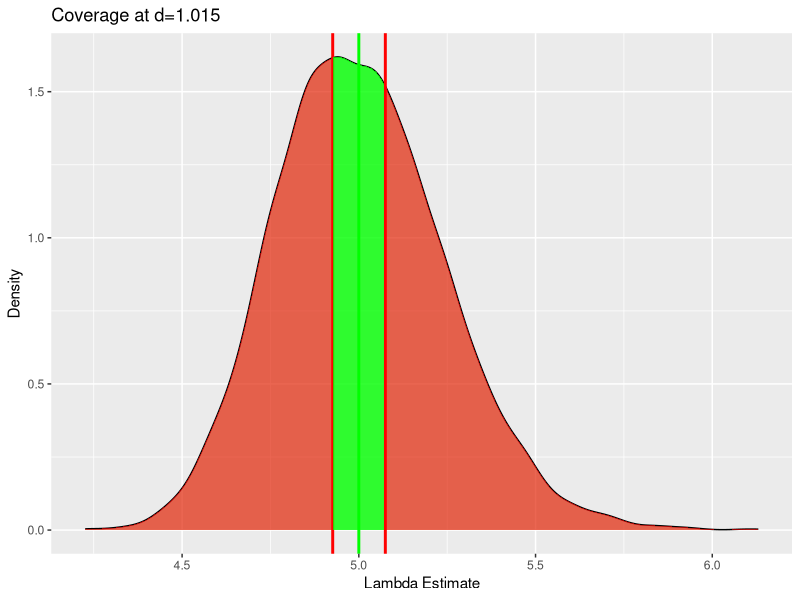
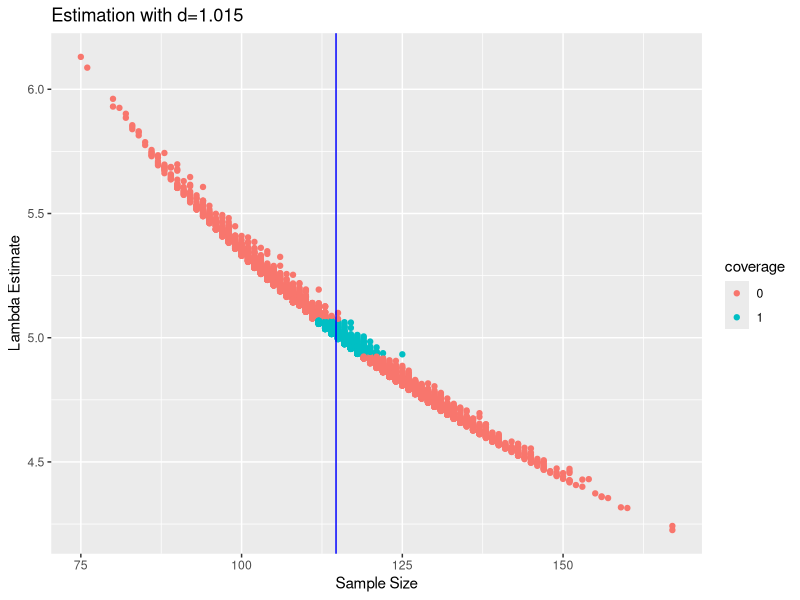
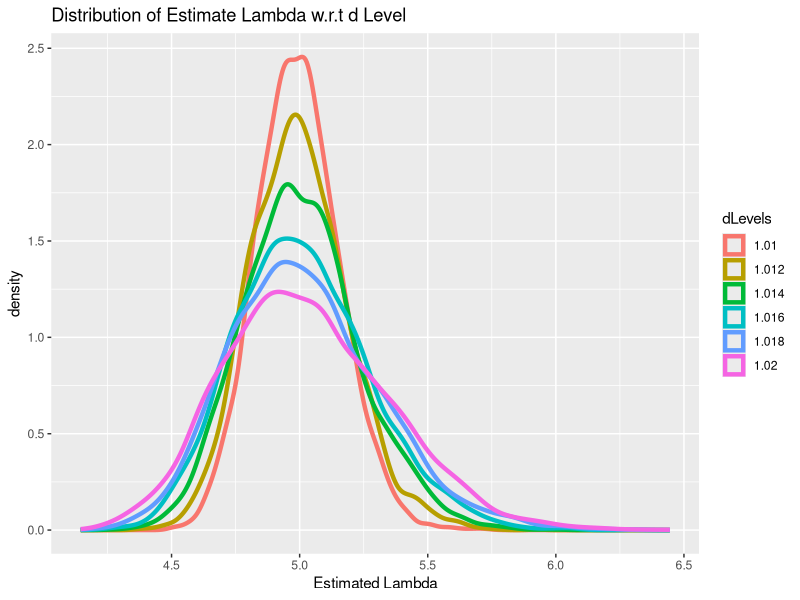
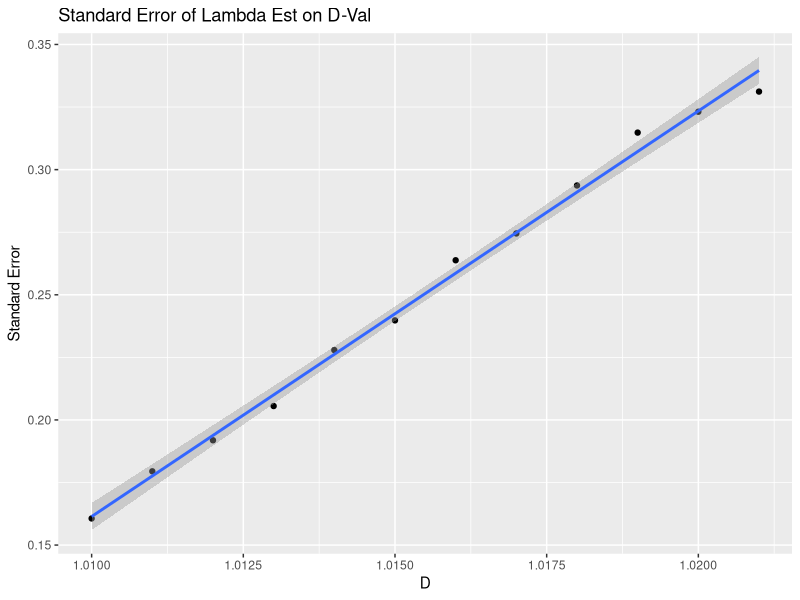
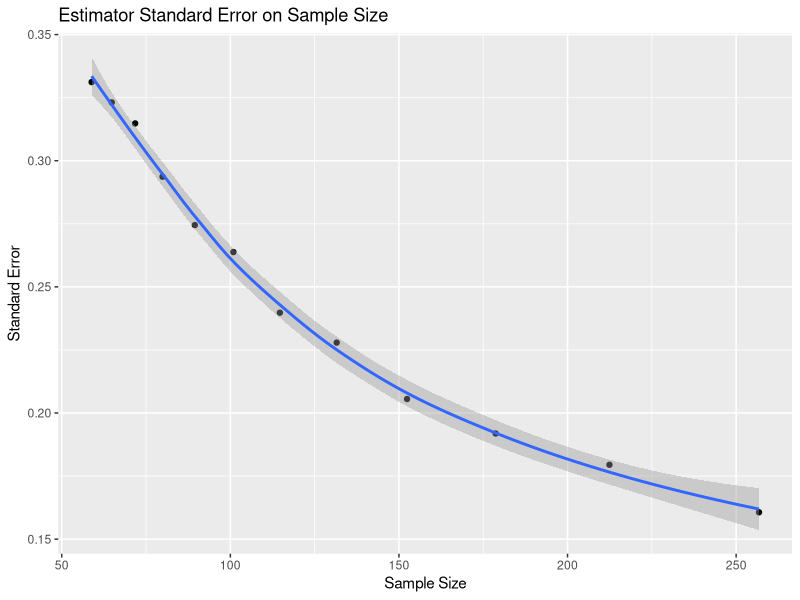
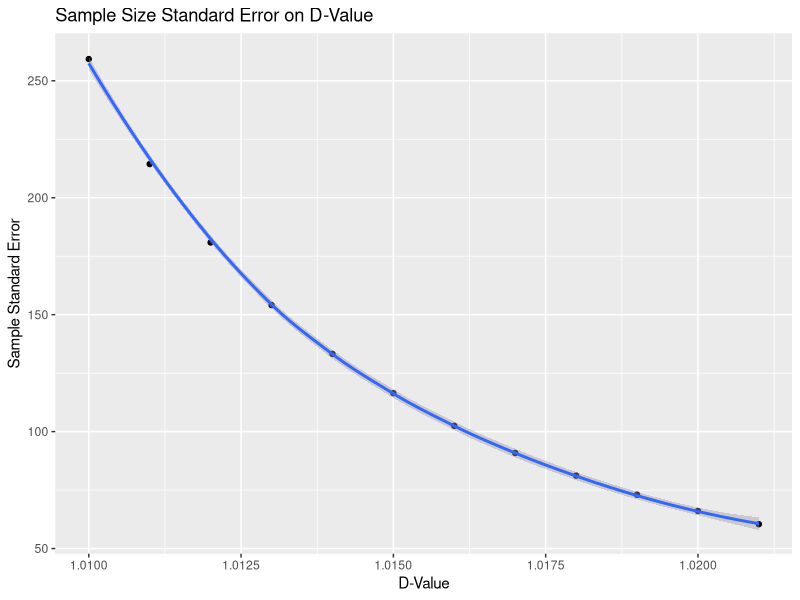
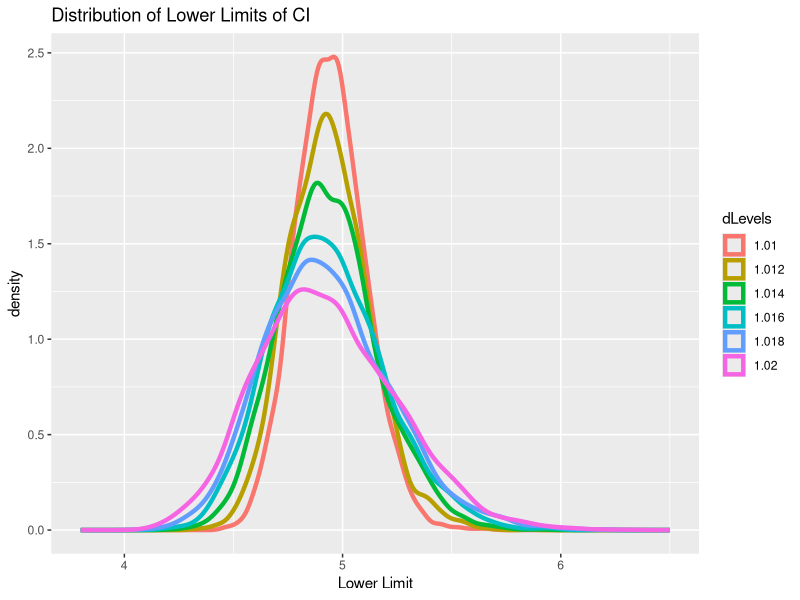
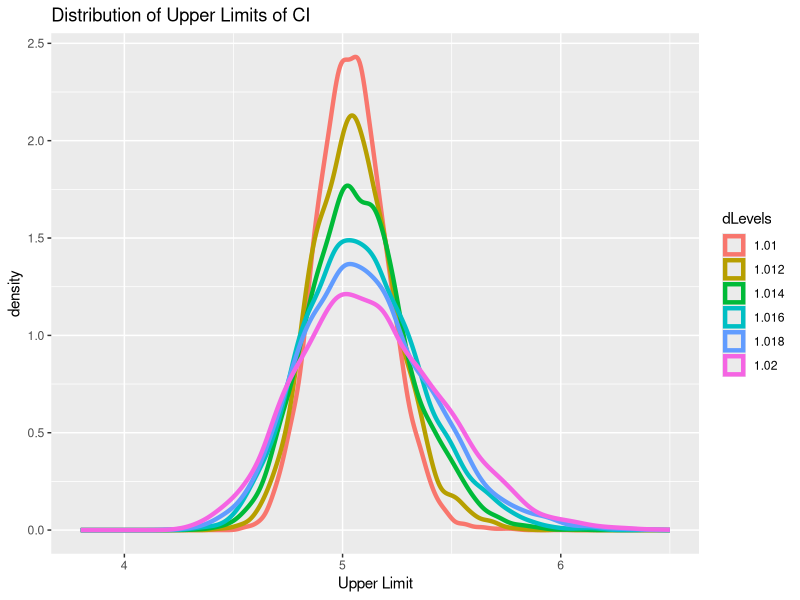

Here is the R script that generated these plots, in order:
## ---- chunk 1
knitr::opts_chunk$set(echo = TRUE)
## ---- chunk 2

## Transpose and Deitentify the columns to allow smooth manipulation
transposeDeIdentify = function(xFeature, numRows, numCols){
  #initialize matrix
  inMatrix = matrix(0,nrow = numRows,ncol = numCols)
  
  xFeature = xFeature[,2:(numRows+1)]
  #transpose and deitentify feature names
  for (i in 1:numCols) {
    transItDat = t(xFeature[i,])
    colnames(transItDat) = NULL
    inMatrix[,i] = transItDat
  }
  #return transformed data frame
  return(combineToOneCol(inMatrix))
}

####
##Function used to combine into one feature in data frame
combineToOneCol = function(matrixOfVal){
  longRow = c(matrixOfVal[,1],matrixOfVal[,2])
  for (i in 3:(dim(matrixOfVal)[2])) {
    longRow = c(longRow,matrixOfVal[,i])
  }
  return(longRow)
}
## End Function

####
##read in results
setwd("C:/2018_Fall/Research/Sequential_Analysis/simulationFiles")
covDist = read.csv(file = "smallSampCoverageDist.csv")
lambdaDist = read.csv(file = "smallSampLambdaEstDist.csv")
lBoundDist = read.csv(file = "smallSampLowerBoundDist.csv")
uBoundDist = read.csv(file = "smallSampUpperBoundDist.csv")
resultsTab = read.csv(file = "smallSampResultsTable.csv")
nSizeDist = read.csv(file = "smallSampSampleSizeDist.csv")


nsims = 5000
numdVals = 12

dVals = c(1.021,1.02,1.019,1.018,1.017,1.016,1.015,1.014,1.013,1.012,1.011,1.01)
dValSeq = factor(c(rep(1.021,nsims),rep(1.02,nsims),rep(1.019,nsims),rep(1.018,nsims),rep(1.017,nsims),rep(1.016,nsims),
            rep(1.015,nsims),rep(1.014,nsims),rep(1.013,nsims),rep(1.012,nsims),rep(1.011,nsims),rep(1.01,nsims)))

#big Data Frame
bigData = data.frame(dLevels = dValSeq,
                    nSize = transposeDeIdentify(nSizeDist,5000,12),
                    lambdaEst = transposeDeIdentify(lambdaDist,5000,12),
                    coverage = factor(transposeDeIdentify(covDist,5000,12)),
                    lower = transposeDeIdentify(lBoundDist,5000,12),
                    upper = transposeDeIdentify(uBoundDist,5000,12))
## ---- chunk 3
resultsTab = resultsTab[,(2:dim(resultsTab)[2])]
resultsTab
## ---- chunk 4
#Do Christmas Tree Plot on D value = 1.015
d15Frame = bigData[which(bigData$dLevels == '1.015'),]

library(ggplot2)
dIndex = 7
d = dVals[dIndex]
##### Cool Plot
#create a density plot with data
#Add line for population parameter (5)
#Add lower (5/d) and upper(5*d) bound lines
coolPlot = ggplot(data = d15Frame,aes(x=lambdaEst))+
  geom_density(fill = "green",alpha = 0.2)+
  geom_vline(aes(xintercept = 5),color = "green",size=1)+
  geom_vline(aes(xintercept = 5/d),color = "red",size=1)+
  geom_vline(aes(xintercept = 5*d),color = "red",size = 1)

#Not sure what this step does but is seems to store all data from geom_plot
subPlot = ggplot_build(coolPlot)$data[[1]]

#add colors based on subsets
coolPlot = coolPlot +
  geom_area(data = subset(subPlot,x>(5/d)& x<(5*d)),aes(x=x,y=y),fill = "green",alpha = 0.75)+
  geom_area(data = subset(subPlot,x>(5*d)),aes(x=x,y=y),fill = "red",alpha = 0.6)+
  geom_area(data = subset(subPlot,x<(5/d)),aes(x=x,y=y),fill = "red",alpha = 0.6)+
  xlab("Lambda Estimate")+
  ylab("Density")+
  ggtitle("Coverage at d=1.015")
coolPlot

####
## Plot N on Lambda Est
ggplot(data = d15Frame,aes(x=nSize,y=lambdaEst,color = coverage))+
  geom_point()+
  geom_vline(aes(xintercept = 114.69),color = "blue",size = 0.5)+
  ggtitle("Estimation with d=1.015")+
  xlab("Sample Size")+
  ylab("Lambda Estimate")


## ---- chunk 5
halfData = bigData[which(bigData$dLevels == '1.02' | bigData$dLevels == '1.018' | bigData$dLevels =='1.016' | bigData$dLevels=='1.014' | bigData$dLevels == '1.012' | bigData$dLevels=='1.01'),]

ggplot(data = halfData,aes(x=lambdaEst, color = dLevels))+
  geom_density(size=1.5)+
  ggtitle("Distribution of Estimate Lambda w.r.t d Level")+
  xlab("Estimated Lambda")
## ---- chunk 6
dValvSD = data.frame(x = resultsTab[,1],
                     y = resultsTab[,11])
ggplot(data = dValvSD, aes(x = x,y = y))+
  geom_point()+
  geom_smooth(method = "lm")+
  ggtitle("Standard Error of Lambda Est on D-Val")+
  xlab("D")+
  ylab("Standard Error")
## ---- chunk 7
SSvsSD = data.frame(x = resultsTab[,3],
                    y = resultsTab[,11])

ggplot(data = SSvsSD, aes(x = x,y = y))+
  geom_point()+
  geom_smooth(method="loess",formula = y~log(x))+
  ggtitle("Estimator Standard Error on Sample Size")+
  xlab("Sample Size")+
  ylab("Standard Error")
## ---- chunk 8
SSvsSD = data.frame(x = resultsTab[,1],
                    y = resultsTab[,4])

ggplot(data = SSvsSD, aes(x = x,y = y))+
  geom_point()+
  geom_smooth(method="loess",formula = y~log(x))+
  ggtitle("Sample Size Standard Error on D-Value")+
  xlab("D-Value")+
  ylab("Sample Standard Error")
## ---- chunk 9

ggplot(data=halfData,aes(x=lower,color = dLevels))+
  geom_density(size = 1.5)+
  scale_x_continuous(limits = c(3.8,6.5))+
  ggtitle("Distribution of Lower Limits of CI")+
  xlab("Lower Limit")

ggplot(data=halfData,aes(x=upper,color = dLevels))+
  geom_density(size=1.5)+
  scale_x_continuous(limits = c(3.8,6.5))+
  ggtitle("Distribution of Upper Limits of CI")+
  xlab("Upper Limit")
## ---- chunk 10
boundsTable = matrix(0,nrow = 12, ncol = 9)
colnames(boundsTable) = c("dValue","Low Theo","Lower Mean","Low Theo/Obs","Lower StErr",
                          "Upper Theo","Upper Mean","U Theo/Obs","Upper StErr")
for(i in 1:12){
  boundsTable[i,1] = resultsTab[i,1]
  boundsTable[i,2] = 5/(resultsTab[i,1])
  boundsTable[i,3] = mean(bigData$lower[which(bigData$dLevels==dVals[i])])
  boundsTable[i,4] = boundsTable[i,2]/boundsTable[i,3]
  boundsTable[i,5] = sd(bigData$lower[which(bigData$dLevels==dVals[i])])
  boundsTable[i,6] = 5*(resultsTab[i,1])
  boundsTable[i,7] = mean(bigData$upper[which(bigData$dLevels==dVals[i])])
  boundsTable[i,8] = boundsTable[i,6]/boundsTable[i,7]
  boundsTable[i,9] = sd(bigData$upper[which(bigData$dLevels==dVals[i])])
}
boundsTable
## ---- chunk 11
widthDistribution = bigData$upper-bigData$lower
widthFrame = data.frame(dValue = bigData$dLevels,
                        width = widthDistribution)
ggplot(data = widthFrame, aes(x = width, color = dValue))+
  geom_density(size = 1)+
  ggtitle("Width of CI")+
  xlab("upper limit - lower limit")
